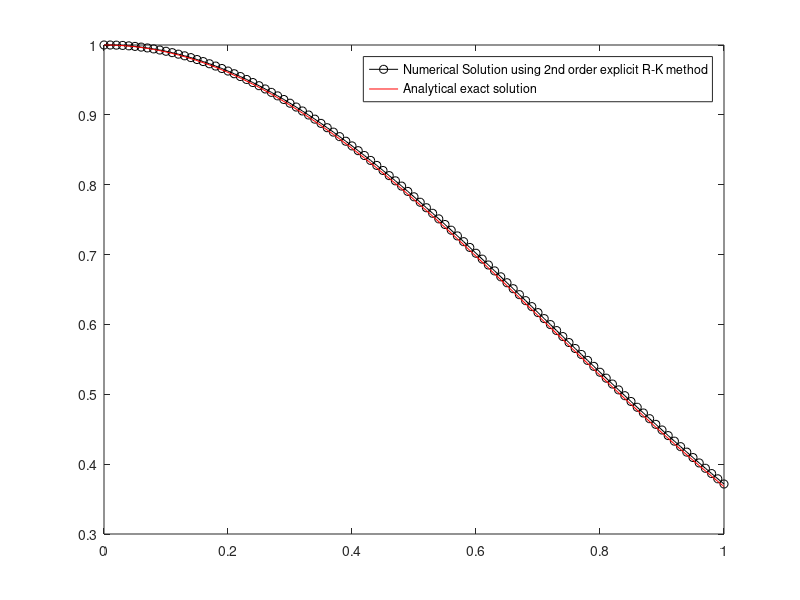

MATLAB code for this plot:
f = @(x, y) -2*x*y;

x0 = 0;
y0 = 1;
h = 0.01;
n = (1 -x0)/h;
y(1) = y0;
x(1) = x0;

for i = 1:n
    k1 = h*f(x(i), y(i));
    k2 = h*f(x(i), y(i) + k1);
    x(i + 1) = x0 + i*h;
    y(i + 1) = y(i) + 0.5*(k1 + k2);
end

fprintf("y(%f) = %f \n", x(i + 1), y(i + 1))

plot(x, y, '-ok')
hold on;
hold on;
xspan = [0 1];
y0 = 1;
[x,y] = ode45(@(x, y) -2*x*y, xspan, y0);
plot(x, y, 'r')

%{
x = linspace(0, 1, n + 1);
y = exp(-x.^2);
plot(x, y, 'r');
%}

legend({'Numerical Solution using 2nd order explicit R-K method', 'Analytical exact solution'})